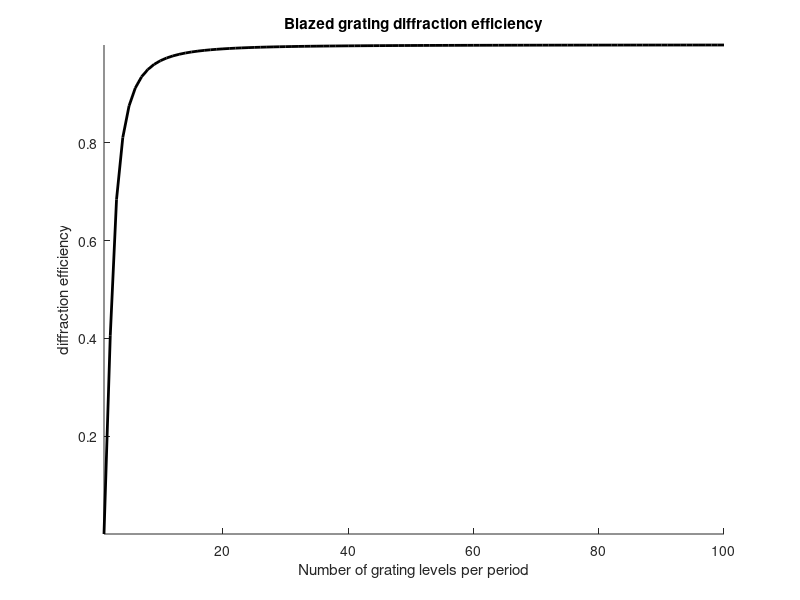

This chart was generated by the following MATLAB code: (Note: this script raises an error after producing the figure.)
close all
clear


%% parameters
SLMm = 1152;
SLMn = 960; % half width of 1920

SLMm_mm = 10.7;
SLMn_mm = 8.8; % half width 

add_scope_params = 1;
microscope_NA_eff = [0.61, 0.565, 0.48, 0.415];
microscope_SLM_pixels = [1152, 1152, 1152, 1152];
microscope_FOV_size = [511, 511, 637.4, 637.4]*1e-6;
microscope_names = {'25X imaging', '25X stim', '20X imaging', '20X stim'};
microscope_symbols = {'*', '*', 'o', 'o'};
microscope_colors = {'g', 'r', 'g', 'r'};

obj_mag = 25;
obj_NA = 1.05;
% 
% obj_mag = 20;
% obj_NA = .95;

wavelength = 940e-9;

k = 2*pi/wavelength;

obj_RI = 1.33;
f_tube = 180;  % in mm

% efficiency parameters
max_dist = 500;
NA_eff_plot = 0.1:0.1:1;

z_range = (0:10:max_dist)*1e-6;
x_range = (0:10:max_dist)*1e-6;


NA_eff_comp = 0.1:0.01:1.05;
pat_pixels = [512, 960, 1024, 1152, 1920];

eff_lim = .95;
d_z = 2e-6;
d_x = 2e-6;


%% diffraction efficiency of blazed gratings vs number of levels

N = 1:100;% number of levels in blazed

nu = (sin(pi./N)./(pi./N)).^2;

% figure;
% subplot(1,2,1);
% plot(N, nu, 'k', 'linewidth', 2); 
% axis tight;
% title('Blazed grating diffraction efficiency')
% ylabel('diffraction efficiency');
% xlabel('Number of grating levels per period');
% 
% subplot(1,2,2);
% semilogx(N, nu, 'k', 'linewidth', 2); 
% axis tight;
% title('Blazed grating diffraction efficiency')
% ylabel('diffraction efficiency');
% xlabel('Number of grating levels per period');

f1 = figure; hold on
p1 = plot(N, nu, 'k', 'linewidth', 2); 
axis tight;
title('Blazed grating diffraction efficiency')
ylabel('diffraction efficiency');
xlabel('Number of grating levels per period');
f1.Children.XAxis.Scale = 'log';

%%

M_phase = 56/55; % magnification of SLM phase to back of objective
M_image = 33/1400; % magnification of points image pattern from right after SLM

%SLM_pix_pitch = 9.2e-6;


SLM_pix_pitch = (5:0.2:12)*1e-6;

min_pix_num = [2, 3, 4, 8, 16];
SLM_def_dist_all = zeros(numel(SLM_pix_pitch), numel(min_pix_num));

num_pix = numel(min_pix_num);

colors1 = parula(num_pix+1);

figure; hold on;
for n_px = 1:numel(min_pix_num)

    % period*sin(theta) = m*wavelength
    SLM_def_angle = asin(wavelength./(SLM_pix_pitch*min_pix_num(n_px)));

    f_lens = .3;

    SLM_def_dist = f_lens*tan(SLM_def_angle) * M_image;
    
    SLM_def_dist_all(:,n_px) = SLM_def_dist;
    
    plot(SLM_pix_pitch/1e-6, SLM_def_dist./1e-6, 'linewidth', 2, 'color', colors1(n_px,:));
end


xlabel('pixel pitch (um)')
ylabel('deflection dist (um)');
title('Blazed period vs deflection distance')
legend({[num2str(min_pix_num') repmat(' pix period', [numel(min_pix_num), 1])]})

%%

f_obj = f_tube/obj_mag;

diameter_bfp1 = 2 * f_obj * obj_NA/obj_RI; % assuming objectives have been optimized to follow paraxial approx

diameter_bfp2 = 2 * f_obj * tan(asin(obj_NA/obj_RI)); % more like reality


NA_effm = SLMm_mm * M_phase / diameter_bfp2; 
NA_effn = SLMn_mm * M_phase / diameter_bfp2; 

%% compute defocus efficiency for microscope
num_mic = numel(microscope_NA_eff);

%resolution_lateral = (0.61*wavelength)./(NA_eff);
%resolution_axial = (2*wavelength)./(NA_eff.^2);

resolution_x_z = zeros(num_mic, 2);
lateral_edge_efficiency = zeros(num_mic, 1);
lateral_eff_lim_dist = zeros(num_mic, 1);
axial_eff_lim_dist = zeros(num_mic, 1);
for n_mic = 1:num_mic
    % lateral
    resolution_x_z(n_mic, 1) = (0.61*wavelength)./(microscope_NA_eff(n_mic));
    % axial
    resolution_x_z(n_mic, 2) = (2*wavelength)./(microscope_NA_eff(n_mic).^2);
    
    % define phase for lateral
    rho = linspace(0, 1, microscope_SLM_pixels(n_mic)/2);
    sin_alpha = microscope_NA_eff(n_mic)/obj_RI;
    phase = obj_RI * k * sin_alpha * rho;
    phase = phase - min(phase);
    
    % compute eff at FOV edge
    x_edge = microscope_FOV_size(n_mic)/2;

    lateral_edge_efficiency(n_mic) = f_comp_lat_eff(phase, x_edge);
    
    % 95% efficiency x loc
    temp_eff = 1;
    temp_x = 0;
    
    while temp_eff > eff_lim
        temp_x = temp_x + d_x;
        temp_eff = f_comp_lat_eff(phase, temp_x);
    end
    lateral_eff_lim_dist(n_mic) = temp_x - d_x;
    
    % 95% eff of defocus
    phase = obj_RI * k * sqrt(1 - rho.^2 * sin_alpha^2);
    phase = phase - min(phase);
    temp_eff = 1;
    temp_z = 0;
    
    while temp_eff>eff_lim
        temp_z = temp_z + d_z;
        temp_eff = f_comp_defocus_eff(phase, temp_z, microscope_SLM_pixels(n_mic));
    end
    axial_eff_lim_dist(n_mic) = temp_z - d_z;
end

%% eff NA vs resolution

NA_eff = 0.1:0.01:1.05;

resolution_lateral = (0.61*wavelength)./(NA_eff);
resolution_axial = (2*wavelength)./(NA_eff.^2);

figure; hold on;
plot(resolution_lateral/1e-6, NA_eff, 'Linewidth', 2);
plot(resolution_axial/1e-6, NA_eff, 'Linewidth', 2);
if add_scope_params
    for n_mic = 1:num_mic
        plot(resolution_x_z(n_mic,1)/1e-6, microscope_NA_eff(n_mic), [microscope_symbols{n_mic} microscope_colors{n_mic}], 'MarkerSize' ,7);
    end
    for n_mic = 1:num_mic
        plot(resolution_x_z(n_mic,2)/1e-6, microscope_NA_eff(n_mic), [microscope_symbols{n_mic} microscope_colors{n_mic}], 'MarkerSize' ,7);
    end
    legend([{'Lateral (x-y)', 'Axial (z)'} microscope_names])
else
    legend({'Lateral (x-y)', 'Axial (z)'});
end
xlabel('Resolution (um)')
ylim([NA_eff(1) NA_eff(end)])
xlim([0, 40])
ylabel('NAeff')

title(sprintf('Rayleigh resolution vs NAeff at %.0fnm', wavelength/1e-9))


%% lateral efficiency

% n*k*x*sin(theta)
% n*k*x*sin(alpha)*rho

num_x = numel(x_range);
num_NA = numel(NA_eff_plot);

rho = linspace(0, 1, SLMm/2);
colors1 = parula(num_NA);

eff_all_x = zeros(num_x ,num_NA);
figure; hold on;
for n_na = 1:num_NA
    sin_alpha = NA_eff_plot(n_na)/obj_RI;
    phase = obj_RI * k * sin_alpha * rho;
    phase = phase - min(phase);

    for n_x = 1:num_x
        eff_all_x(n_x, n_na) = f_comp_lat_eff(phase, x_range(n_x));
    end
    plot(x_range/1e-6, eff_all_x(:,n_na), 'color', colors1(n_na,:), 'Linewidth', 2)
end
if add_scope_params
    for n_mic = 1:num_mic
        plot(microscope_FOV_size(n_mic)/2/1e-6, lateral_edge_efficiency(n_mic), [microscope_symbols{n_mic} microscope_colors{n_mic}], 'MarkerSize' ,7);
    end
    n_mic = 1;
    line([microscope_FOV_size(n_mic)/2/1e-6, microscope_FOV_size(n_mic)/2/1e-6], [0 1], 'color', [0.5 0.5 0.5], 'Linestyle', '--')
    t = text(microscope_FOV_size(n_mic)/2/1e-6+6, 0.01, '25X FOV edge');
    t.Rotation = 90;
    t.FontSize = 8;
    n_mic = 3;
    line([microscope_FOV_size(n_mic)/2/1e-6, microscope_FOV_size(n_mic)/2/1e-6], [0 1], 'color', [0.5 0.5 0.5], 'Linestyle', '--')
    t = text(microscope_FOV_size(n_mic)/2/1e-6+6, 0.01, '20X FOV edge');
    t.Rotation = 90;
    t.FontSize = 8;
end

legend(num2str(NA_eff_plot'), 'location', 'southwest')
xlabel('Lateral diffraction distance (um)')
ylabel('Diffraction efficiency')
xlim('tight')
ylim([0 1]);
title(sprintf('Lateral diffraction efficiency vs NAeff, for %d pixel SLM', SLMm))

%% max lateral efficiency 

num_pat = numel(pat_pixels);
num_NA = numel(NA_eff_comp);

colors1 = parula(num_pat+1);

dist_all = zeros(num_NA, num_pat);
figure; hold on;
for n_pat = 1:num_pat
    rho = linspace(0, 1, pat_pixels(n_pat)/2);
    
    for n_na = 1:num_NA
        sin_alpha = NA_eff_comp(n_na)/obj_RI;
        phase = obj_RI * k * sin_alpha * rho;
        phase = phase - min(phase);

        temp_eff = 1;
        temp_x = 0;
        
        while temp_eff > eff_lim
            temp_x = temp_x + d_x;
            temp_eff =  f_comp_lat_eff(phase, temp_x);
        end
        dist_all(n_na, n_pat) = temp_x - d_x;
    end
    plot(dist_all(:, n_pat)/1e-6, NA_eff_comp, 'Linewidth', 2, 'color', colors1(n_pat,:));
end

if add_scope_params
    for n_mic = 1:num_mic
        plot(lateral_eff_lim_dist(n_mic)/1e-6, microscope_NA_eff(n_mic), [microscope_symbols{n_mic} microscope_colors{n_mic}], 'MarkerSize' ,7);
    end
%     n_mic = 1;
%     line([microscope_FOV_size(n_mic)/2/1e-6, microscope_FOV_size(n_mic)/2/1e-6], [0 1], 'color', [0.5 0.5 0.5], 'Linestyle', '--')
%     t = text(microscope_FOV_size(n_mic)/2/1e-6+6, 0.01, '25X FOV edge');
%     t.Rotation = 90;
%     t.FontSize = 8;
%     n_mic = 3;
%     line([microscope_FOV_size(n_mic)/2/1e-6, microscope_FOV_size(n_mic)/2/1e-6], [0 1], 'color', [0.5 0.5 0.5], 'Linestyle', '--')
%     t = text(microscope_FOV_size(n_mic)/2/1e-6+6, 0.01, '20X FOV edge');
%     t.Rotation = 90;
%     t.FontSize = 8;
end
legend(num2str(pat_pixels'))
xlabel(sprintf('Lateral diffraction distance (um)'))
ylabel('NAeff')
ylim([NA_eff_comp(1) NA_eff_comp(end)]);
xlim([0 max_dist])
title(sprintf('Distance at %d%% lateral diffraction efficiency vs NAeff', eff_lim*100))


%% defocus efficiency for param range

% n*k*z*cos(theta)
% n*k*z*sqrt(1-sin(theta)^2)
% sin(theta) = rho*sin(alpha)

num_z = numel(z_range);
num_NA = numel(NA_eff_plot);

rho = linspace(0, 1, SLMm/2);
colors1 = parula(num_NA);

eff_all = zeros(num_z,num_NA);
figure; hold on;
for n_na = 1:num_NA
    sin_alpha = NA_eff_plot(n_na)/obj_RI;
    phase = obj_RI * k * sqrt(1 - rho.^2 * sin_alpha^2);
    phase = phase - min(phase);

    for n_z = 1:num_z
        eff_all(n_z, n_na) = f_comp_defocus_eff(phase, z_range(n_z), SLMm);
    end
    plot(z_range/1e-6, eff_all(:,n_na), 'color', colors1(n_na,:), 'Linewidth', 2)
end
legend(num2str(NA_eff_plot'), 'location', 'southwest')
xlabel('Defocus distance (um)')
ylabel('Diffraction efficiency')
xlim('tight')
ylim([0 1]);
title(sprintf('Defocus efficiency vs NAeff, for %d pixel SLM', SLMm))

%% max defocus dist

num_pat = numel(pat_pixels);
num_NA = numel(NA_eff_comp);

colors1 = parula(num_pat+1);

dist_all = zeros(num_NA, num_pat);
figure;  hold on
for n_pat = 1:num_pat
    rho = linspace(0, 1, pat_pixels(n_pat)/2);
    
    for n_na = 1:num_NA
        sin_alpha = NA_eff_comp(n_na)/obj_RI;
        phase = obj_RI * k * sqrt(1 - rho.^2 * sin_alpha^2);
        phase = phase - min(phase);

        temp_eff = 1;
        temp_z = 0;
        
        while temp_eff>eff_lim
            temp_z = temp_z + d_z;
            temp_eff = f_comp_defocus_eff(phase, temp_z, pat_pixels(n_pat));
        end
        dist_all(n_na, n_pat) = temp_z - d_z;
    end
    plot(dist_all(:, n_pat)/1e-6, NA_eff_comp, 'Linewidth', 2, 'color', colors1(n_pat,:));
end
if add_scope_params
    for n_mic = 1:num_mic
        plot(axial_eff_lim_dist(n_mic)/1e-6, microscope_NA_eff(n_mic), [microscope_symbols{n_mic} microscope_colors{n_mic}], 'MarkerSize' ,7);
    end
%     n_mic = 1;
%     line([microscope_FOV_size(n_mic)/2/1e-6, microscope_FOV_size(n_mic)/2/1e-6], [0 1], 'color', [0.5 0.5 0.5], 'Linestyle', '--')
%     t = text(microscope_FOV_size(n_mic)/2/1e-6+6, 0.01, '25X FOV edge');
%     t.Rotation = 90;
%     t.FontSize = 8;
%     n_mic = 3;
%     line([microscope_FOV_size(n_mic)/2/1e-6, microscope_FOV_size(n_mic)/2/1e-6], [0 1], 'color', [0.5 0.5 0.5], 'Linestyle', '--')
%     t = text(microscope_FOV_size(n_mic)/2/1e-6+6, 0.01, '20X FOV edge');
%     t.Rotation = 90;
%     t.FontSize = 8;
end
legend(num2str(pat_pixels'))
xlabel(sprintf('Defocus distance (um)'))
ylabel('NAeff')
ylim([NA_eff_comp(1) NA_eff_comp(end)]);
xlim([0 max_dist])
title(sprintf('Distance at %d%% defocus efficiency vs NAeff', eff_lim*100))




%% zernike orthogonality test

d_rho = 1/1000;
x_loc = 0:d_rho:1;
rho = abs(x_loc);

y1 = rho.^2;

y2 = rho.^4;

zer02 = sqrt(3) * (2*rho.^2 - 1); % 

zer04 = sqrt(5) * (6*rho.^4 - 6*rho.^2 + 1); % 

zer06 = sqrt(15) * (20*rho.^6- 30*rho.^4+ 12*rho.^2- 1);

figure; hold on;
plot(x_loc, zer02)
plot(x_loc, zer04)
plot(x_loc, zer06)

integral1 = 2*pi*sum(zer02.*rho*d_rho)


figure;
plot(rho, zer04 - zer02)


%% defoucs





















